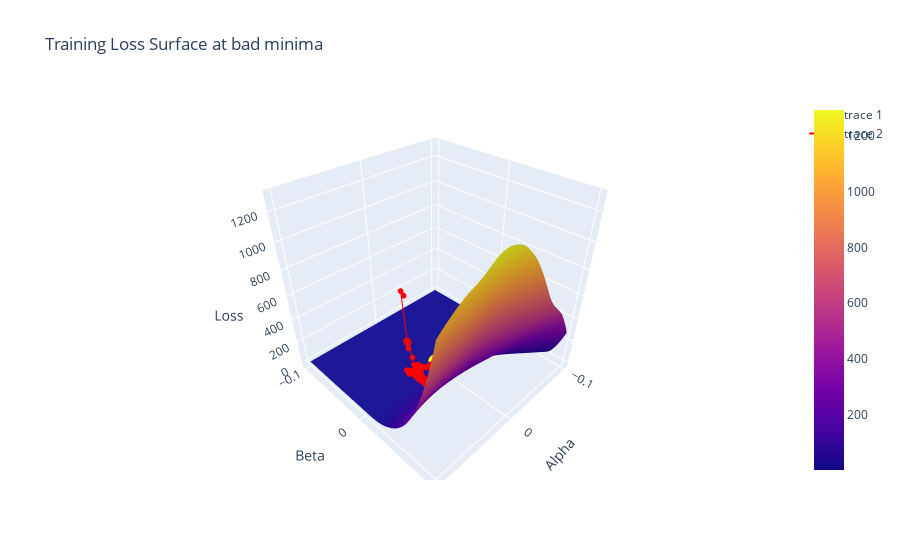
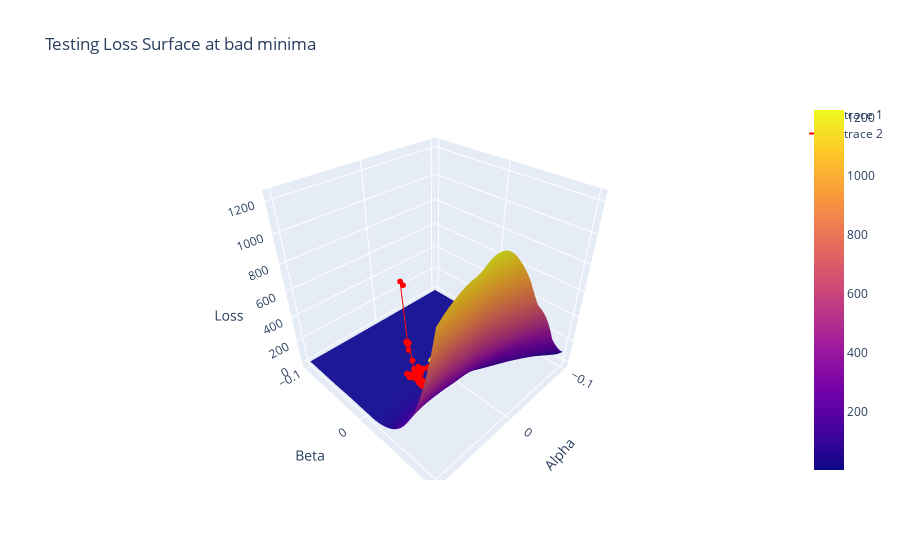

The cell these charts' notebook holds for them, in order:
### Code cell
plot_loss_surface_3d(alphas, betas, train_loss_surface_bad, np.array(trajectory), 'Training Loss Surface at bad minima')
plot_loss_surface_3d(alphas, betas, test_loss_surface_bad, np.array(trajectory), 'Testing Loss Surface at bad minima')
